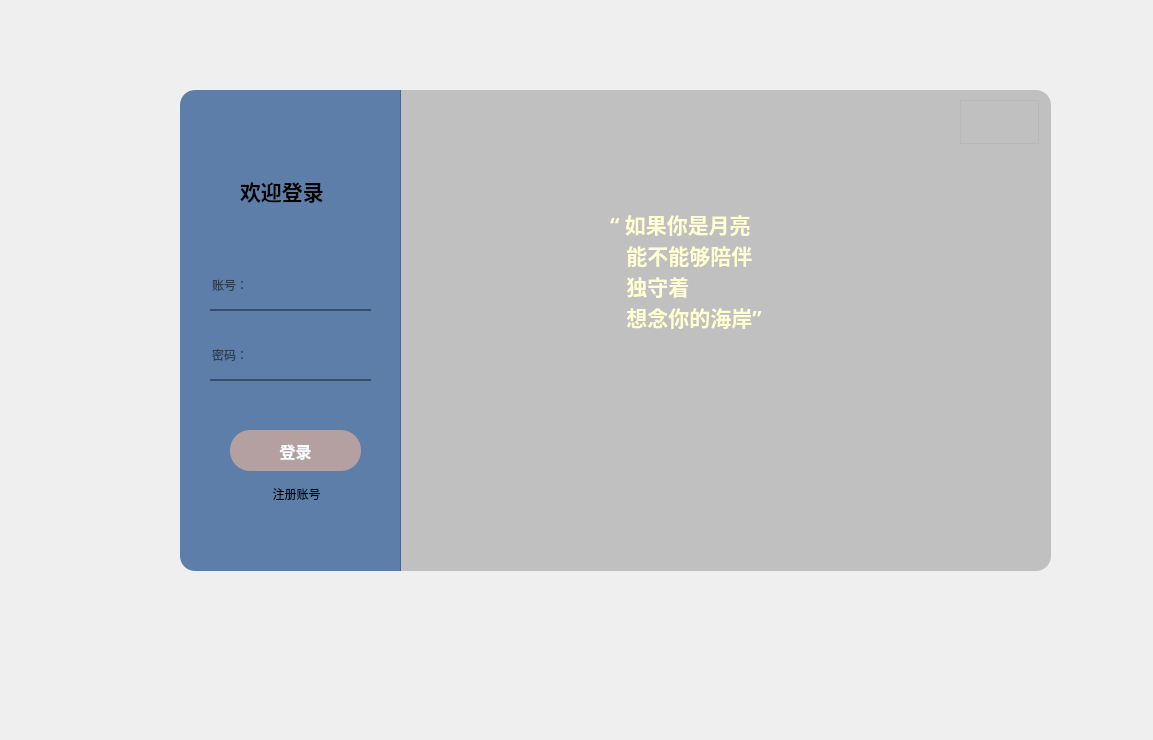
<?xml version="1.0" encoding="UTF-8"?>
<ui version="4.0">
 <class>LoginWindow_2</class>
 <widget class="QWidget" name="LoginWindow_2">
  <property name="geometry">
   <rect>
    <x>0</x>
    <y>0</y>
    <width>1153</width>
    <height>740</height>
   </rect>
  </property>
  <property name="font">
   <font>
    <bold>false</bold>
   </font>
  </property>
  <property name="windowTitle">
   <string>Form</string>
  </property>
  <widget class="QStackedWidget" name="stackedWidget1">
   <property name="geometry">
    <rect>
     <x>170</x>
     <y>70</y>
     <width>891</width>
     <height>531</height>
    </rect>
   </property>
   <property name="currentIndex">
    <number>0</number>
   </property>
   <widget class="QWidget" name="page_3">
    <widget class="QPushButton" name="signin_button">
     <property name="geometry">
      <rect>
       <x>80</x>
       <y>410</y>
       <width>93</width>
       <height>28</height>
      </rect>
     </property>
     <property name="styleSheet">
      <string notr="true">QPushButton{
border:none;
	color: rgb(0,0,0);
}
QPushButton:hover{

 color:  rgb(255, 255, 255)
}
</string>
     </property>
     <property name="text">
      <string>注册账号</string>
     </property>
    </widget>
    <widget class="QLabel" name="label">
     <property name="geometry">
      <rect>
       <x>10</x>
       <y>20</y>
       <width>221</width>
       <height>481</height>
      </rect>
     </property>
     <property name="font">
      <font>
       <family>方正舒体</family>
       <bold>false</bold>
      </font>
     </property>
     <property name="styleSheet">
      <string notr="true">background-color: rgb(92, 126, 168);



border-top-left-radius:15px;
border-bottom-left-radius:15px;</string>
     </property>
     <property name="text">
      <string/>
     </property>
    </widget>
    <widget class="QLabel" name="label_4">
     <property name="geometry">
      <rect>
       <x>70</x>
       <y>90</y>
       <width>111</width>
       <height>61</height>
      </rect>
     </property>
     <property name="font">
      <font>
       <family>等线</family>
       <pointsize>16</pointsize>
       <bold>true</bold>
      </font>
     </property>
     <property name="styleSheet">
      <string notr="true"/>
     </property>
     <property name="text">
      <string>欢迎登录</string>
     </property>
    </widget>
    <widget class="QLineEdit" name="lineEdit">
     <property name="geometry">
      <rect>
       <x>40</x>
       <y>190</y>
       <width>161</width>
       <height>51</height>
      </rect>
     </property>
     <property name="styleSheet">
      <string notr="true">border:none;
border-bottom:2px solid rgba(0,0,0,100);
background-color: rgba(0, 0, 0,0);</string>
     </property>
     <property name="placeholderText">
      <string>账号：</string>
     </property>
    </widget>
    <widget class="QLabel" name="label_3">
     <property name="geometry">
      <rect>
       <x>230</x>
       <y>20</y>
       <width>651</width>
       <height>481</height>
      </rect>
     </property>
     <property name="styleSheet">
      <string notr="true">background-color: rgba(0, 0, 0,50);
border-top-right-radius:15px;
border-bottom-right-radius:15px;</string>
     </property>
     <property name="text">
      <string/>
     </property>
    </widget>
    <widget class="QLabel" name="label_2">
     <property name="geometry">
      <rect>
       <x>230</x>
       <y>20</y>
       <width>651</width>
       <height>481</height>
      </rect>
     </property>
     <property name="styleSheet">
      <string notr="true">border-image: url(:/img/res/img/1107810.jpg);
border-top-right-radius:15px;
border-bottom-right-radius:15px;</string>
     </property>
     <property name="text">
      <string/>
     </property>
    </widget>
    <widget class="QLineEdit" name="lineEdit_2">
     <property name="geometry">
      <rect>
       <x>40</x>
       <y>260</y>
       <width>161</width>
       <height>51</height>
      </rect>
     </property>
     <property name="styleSheet">
      <string notr="true">border:none;
border-bottom:2px solid rgba(0,0,0,100);
background-color: rgba(0, 0, 0,0);</string>
     </property>
     <property name="echoMode">
      <enum>QLineEdit::Password</enum>
     </property>
     <property name="placeholderText">
      <string>密码：</string>
     </property>
    </widget>
    <widget class="QPushButton" name="login_button">
     <property name="geometry">
      <rect>
       <x>60</x>
       <y>360</y>
       <width>131</width>
       <height>41</height>
      </rect>
     </property>
     <property name="font">
      <font>
       <family>幼圆</family>
       <pointsize>12</pointsize>
       <bold>true</bold>
      </font>
     </property>
     <property name="styleSheet">
      <string notr="true">QPushButton{	
	background-color: rgb(180,160,160);
	
	color: rgb(248,250,255);
border-radius:20px;

}
QPushButton:pressed{
	
	padding-left:5px;
	padding-top:5px;
}
QPushButton:hover{
 background-color:  rgb(200,160,160)
}
</string>
     </property>
     <property name="text">
      <string>登录</string>
     </property>
    </widget>
    <widget class="QLabel" name="label_5">
     <property name="geometry">
      <rect>
       <x>440</x>
       <y>130</y>
       <width>281</width>
       <height>141</height>
      </rect>
     </property>
     <property name="font">
      <font>
       <family>等线</family>
       <pointsize>16</pointsize>
       <bold>true</bold>
      </font>
     </property>
     <property name="styleSheet">
      <string notr="true">color: rgb(255, 255, 210);</string>
     </property>
     <property name="text">
      <string>“ 如果你是月亮
   能不能够陪伴
   独守着
   想念你的海岸”</string>
     </property>
    </widget>
    <widget class="QFrame" name="frame">
     <property name="geometry">
      <rect>
       <x>790</x>
       <y>30</y>
       <width>79</width>
       <height>44</height>
      </rect>
     </property>
     <property name="styleSheet">
      <string notr="true">QPushButton{
border:none;
}
QPushButton:hover{
 padding-bottom:5px;
}
</string>
     </property>
     <property name="frameShape">
      <enum>QFrame::StyledPanel</enum>
     </property>
     <property name="frameShadow">
      <enum>QFrame::Raised</enum>
     </property>
     <layout class="QHBoxLayout" name="horizontalLayout_3">
      <item>
       <widget class="QPushButton" name="min_button_3">
        <property name="text">
         <string/>
        </property>
        <property name="icon">
         <iconset>
          <normaloff>:/icon/res/icon/最小化.png</normaloff>:/icon/res/icon/最小化.png</iconset>
        </property>
       </widget>
      </item>
      <item>
       <widget class="QPushButton" name="max_button_3">
        <property name="text">
         <string/>
        </property>
        <property name="icon">
         <iconset>
          <normaloff>:/icon/res/icon/关闭.png</normaloff>:/icon/res/icon/关闭.png</iconset>
        </property>
       </widget>
      </item>
     </layout>
    </widget>
    <zorder>label</zorder>
    <zorder>label_2</zorder>
    <zorder>signin_button</zorder>
    <zorder>label_4</zorder>
    <zorder>lineEdit</zorder>
    <zorder>label_3</zorder>
    <zorder>lineEdit_2</zorder>
    <zorder>login_button</zorder>
    <zorder>label_5</zorder>
    <zorder>frame</zorder>
   </widget>
   <widget class="QWidget" name="page_4">
    <widget class="QLineEdit" name="account_2">
     <property name="geometry">
      <rect>
       <x>360</x>
       <y>160</y>
       <width>161</width>
       <height>51</height>
      </rect>
     </property>
     <property name="styleSheet">
      <string notr="true">border:none;
border-bottom:2px solid rgba(0,0,0,100);
background-color: rgba(0, 0, 0,0);</string>
     </property>
     <property name="placeholderText">
      <string>账号：</string>
     </property>
    </widget>
    <widget class="QPushButton" name="signin">
     <property name="geometry">
      <rect>
       <x>370</x>
       <y>390</y>
       <width>131</width>
       <height>41</height>
      </rect>
     </property>
     <property name="font">
      <font>
       <family>幼圆</family>
       <pointsize>12</pointsize>
       <bold>true</bold>
      </font>
     </property>
     <property name="styleSheet">
      <string notr="true">QPushButton{	
	background-color: rgb(180,160,160);
	
	color: rgb(248,250,255);
border-radius:20px;

}
QPushButton:pressed{
	
	padding-left:5px;
	padding-top:5px;
}
QPushButton:hover{
 background-color:  rgb(200,160,160)
}
</string>
     </property>
     <property name="text">
      <string>注册</string>
     </property>
    </widget>
    <widget class="QLabel" name="label_11">
     <property name="geometry">
      <rect>
       <x>10</x>
       <y>20</y>
       <width>871</width>
       <height>481</height>
      </rect>
     </property>
     <property name="styleSheet">
      <string notr="true">background-image: url(:/img/res/img/1107810.jpg);

border-radius:15px;</string>
     </property>
     <property name="text">
      <string/>
     </property>
    </widget>
    <widget class="QLineEdit" name="password_2">
     <property name="geometry">
      <rect>
       <x>360</x>
       <y>210</y>
       <width>161</width>
       <height>51</height>
      </rect>
     </property>
     <property name="styleSheet">
      <string notr="true">border:none;
border-bottom:2px solid rgba(0,0,0,100);
background-color: rgba(0, 0, 0,0);</string>
     </property>
     <property name="echoMode">
      <enum>QLineEdit::Password</enum>
     </property>
     <property name="placeholderText">
      <string>密码：</string>
     </property>
    </widget>
    <widget class="QPushButton" name="account_had">
     <property name="geometry">
      <rect>
       <x>390</x>
       <y>430</y>
       <width>93</width>
       <height>28</height>
      </rect>
     </property>
     <property name="styleSheet">
      <string notr="true">QPushButton{
border:none;
	color: rgb(0,0,0);
}
QPushButton:hover{

 color:  rgb(255, 255, 255)
}
</string>
     </property>
     <property name="text">
      <string>已有账号</string>
     </property>
    </widget>
    <widget class="QLabel" name="label_12">
     <property name="geometry">
      <rect>
       <x>360</x>
       <y>70</y>
       <width>171</width>
       <height>61</height>
      </rect>
     </property>
     <property name="font">
      <font>
       <family>等线</family>
       <pointsize>16</pointsize>
       <bold>true</bold>
      </font>
     </property>
     <property name="styleSheet">
      <string notr="true"/>
     </property>
     <property name="text">
      <string>欢迎注册研题</string>
     </property>
    </widget>
    <widget class="QFrame" name="frame_3">
     <property name="geometry">
      <rect>
       <x>790</x>
       <y>30</y>
       <width>79</width>
       <height>44</height>
      </rect>
     </property>
     <property name="styleSheet">
      <string notr="true">QPushButton{
border:none;
}
QPushButton:hover{
 padding-bottom:5px;
}
</string>
     </property>
     <property name="frameShape">
      <enum>QFrame::StyledPanel</enum>
     </property>
     <property name="frameShadow">
      <enum>QFrame::Raised</enum>
     </property>
     <layout class="QHBoxLayout" name="horizontalLayout_5">
      <item>
       <widget class="QPushButton" name="min_button_5">
        <property name="text">
         <string/>
        </property>
        <property name="icon">
         <iconset>
          <normaloff>:/icon/res/icon/最小化.png</normaloff>:/icon/res/icon/最小化.png</iconset>
        </property>
       </widget>
      </item>
      <item>
       <widget class="QPushButton" name="max_button_5">
        <property name="text">
         <string/>
        </property>
        <property name="icon">
         <iconset>
          <normaloff>:/icon/res/icon/关闭.png</normaloff>:/icon/res/icon/关闭.png</iconset>
        </property>
       </widget>
      </item>
     </layout>
    </widget>
    <widget class="QLabel" name="label_13">
     <property name="geometry">
      <rect>
       <x>360</x>
       <y>110</y>
       <width>141</width>
       <height>41</height>
      </rect>
     </property>
     <property name="font">
      <font>
       <family>等线</family>
       <pointsize>9</pointsize>
       <bold>false</bold>
      </font>
     </property>
     <property name="text">
      <string>每一天，乐在考研。</string>
     </property>
    </widget>
    <widget class="QLineEdit" name="password_confirmed">
     <property name="geometry">
      <rect>
       <x>360</x>
       <y>260</y>
       <width>161</width>
       <height>51</height>
      </rect>
     </property>
     <property name="styleSheet">
      <string notr="true">border:none;
border-bottom:2px solid rgba(0,0,0,100);
background-color: rgba(0, 0, 0,0);</string>
     </property>
     <property name="echoMode">
      <enum>QLineEdit::Password</enum>
     </property>
     <property name="placeholderText">
      <string>确认密码：</string>
     </property>
    </widget>
    <widget class="QLineEdit" name="PhoneNumber">
     <property name="geometry">
      <rect>
       <x>360</x>
       <y>310</y>
       <width>161</width>
       <height>51</height>
      </rect>
     </property>
     <property name="styleSheet">
      <string notr="true">border:none;
border-bottom:2px solid rgba(0,0,0,100);
background-color: rgba(0, 0, 0,0);</string>
     </property>
     <property name="echoMode">
      <enum>QLineEdit::Normal</enum>
     </property>
     <property name="placeholderText">
      <string>手机号码</string>
     </property>
    </widget>
    <zorder>label_11</zorder>
    <zorder>account_2</zorder>
    <zorder>signin</zorder>
    <zorder>password_2</zorder>
    <zorder>account_had</zorder>
    <zorder>label_12</zorder>
    <zorder>frame_3</zorder>
    <zorder>label_13</zorder>
    <zorder>password_confirmed</zorder>
    <zorder>PhoneNumber</zorder>
   </widget>
  </widget>
 </widget>
 <resources>
  <include location="resource.qrc"/>
 </resources>
 <connections>
  <connection>
   <sender>min_button_3</sender>
   <signal>clicked()</signal>
   <receiver>LoginWindow_2</receiver>
   <slot>showMinimized()</slot>
   <hints>
    <hint type="sourcelabel">
     <x>981</x>
     <y>119</y>
    </hint>
    <hint type="destinationlabel">
     <x>952</x>
     <y>45</y>
    </hint>
   </hints>
  </connection>
  <connection>
   <sender>max_button_3</sender>
   <signal>clicked()</signal>
   <receiver>LoginWindow_2</receiver>
   <slot>close()</slot>
   <hints>
    <hint type="sourcelabel">
     <x>1019</x>
     <y>120</y>
    </hint>
    <hint type="destinationlabel">
     <x>1027</x>
     <y>40</y>
    </hint>
   </hints>
  </connection>
  <connection>
   <sender>min_button_5</sender>
   <signal>clicked()</signal>
   <receiver>LoginWindow_2</receiver>
   <slot>showMinimized()</slot>
   <hints>
    <hint type="sourcelabel">
     <x>985</x>
     <y>120</y>
    </hint>
    <hint type="destinationlabel">
     <x>912</x>
     <y>54</y>
    </hint>
   </hints>
  </connection>
  <connection>
   <sender>max_button_5</sender>
   <signal>clicked()</signal>
   <receiver>LoginWindow_2</receiver>
   <slot>close()</slot>
   <hints>
    <hint type="sourcelabel">
     <x>1017</x>
     <y>115</y>
    </hint>
    <hint type="destinationlabel">
     <x>1008</x>
     <y>49</y>
    </hint>
   </hints>
  </connection>
 </connections>
</ui>
